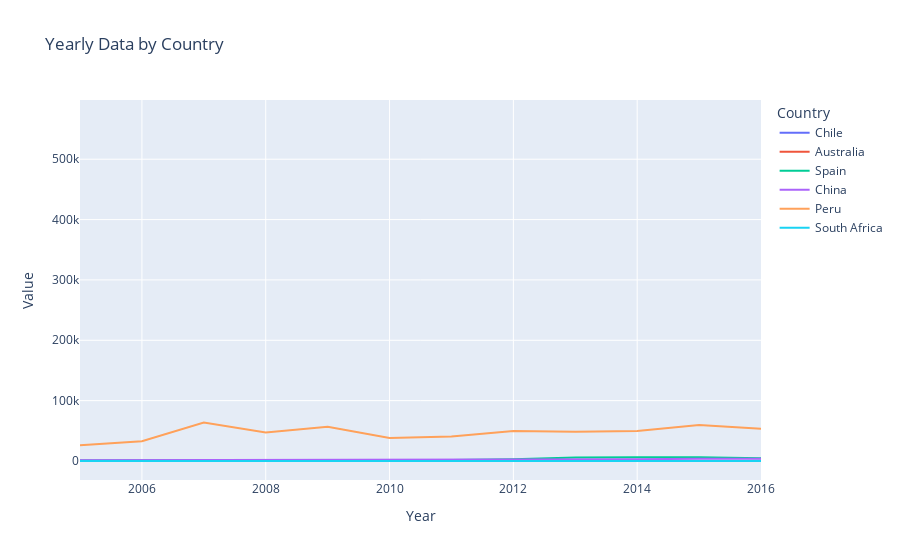

Notebook cell for this chart:
### Markdown cell above
# Pregunta 2

### Code cell
df = df_first_five
df_melted = df.melt(id_vars=["Continent", "Country"], var_name="Year", value_name="Value")
fig = px.line(df_melted, x='Year', y='Value', color='Country', title='Yearly Data by Country')
fig.show()

### Figure 1 — Plotly figure (JSON) as saved in the notebook; plotly's stock layout.template omitted (floating-point values rounded to 4 significant figures)
{"data": [{"hovertemplate": "Country=Chile<br>Year=%{x}<br>Value=%{y}<extra></extra>", "legendgroup": "Chile", "line": {"color": "#636efa", "dash": "solid"}, "marker": {"symbol": "circle"}, "mode": "lines", "name": "Chile", "orientation": "v", "showlegend": true, "type": "scatter", "x": [2005, 2006, 2007, 2008, 2009, 2010, 2011, 2012, 2013, 2014, 2015, 2016, "Total"], "xaxis": "x", "y": [392, 173, 50, 26, 20, 30, 0, 0, 0, 0, 0, 0, 691], "yaxis": "y"}, {"hovertemplate": "Country=Australia<br>Year=%{x}<br>Value=%{y}<extra></extra>", "legendgroup": "Australia", "line": {"color": "#EF553B", "dash": "solid"}, "marker": {"symbol": "circle"}, "mode": "lines", "name": "Australia", "orientation": "v", "showlegend": true, "type": "scatter", "x": [2005, 2006, 2007, 2008, 2009, 2010, 2011, 2012, 2013, 2014, 2015, 2016, "Total"], "xaxis": "x", "y": [123, 160, 145, 200, 186, 186, 262, 291, 293, 244, 235, 154, 2479], "yaxis": "y"}, {"hovertemplate": "Country=Spain<br>Year=%{x}<br>Value=%{y}<extra></extra>", "legendgroup": "Spain", "line": {"color": "#00cc96", "dash": "solid"}, "marker": {"symbol": "circle"}, "mode": "lines", "name": "Spain", "orientation": "v", "showlegend": true, "type": "scatter", "x": [2005, 2006, 2007, 2008, 2009, 2010, 2011, 2012, 2013, 2014, 2015, 2016, "Total"], "xaxis": "x", "y": [825, 869, 944, 936, 1092, 1170, 1508, 2989, 5737, 6262, 6313, 4458, 33103], "yaxis": "y"}, {"hovertemplate": "Country=China<br>Year=%{x}<br>Value=%{y}<extra></extra>", "legendgroup": "China", "line": {"color": "#ab63fa", "dash": "solid"}, "marker": {"symbol": "circle"}, "mode": "lines", "name": "China", "orientation": "v", "showlegend": true, "type": "scatter", "x": [2005, 2006, 2007, 2008, 2009, 2010, 2011, 2012, 2013, 2014, 2015, 2016, "Total"], "xaxis": "x", "y": [1131, 1210, 1517, 1659, 2054, 2041, 2295, 2609, 2669, 3010, 3583, 3569, 27347], "yaxis": "y"}, {"hovertemplate": "Country=Peru<br>Year=%{x}<br>Value=%{y}<extra></extra>", "legendgroup": "Peru", "line": {"color": "#FFA15A", "dash": "solid"}, "marker": {"symbol": "circle"}, "mode": "lines", "name": "Peru", "orientation": "v", "showlegend": true, "type": "scatter", "x": [2005, 2006, 2007, 2008, 2009, 2010, 2011, 2012, 2013, 2014, 2015, 2016, "Total"], "xaxis": "x", "y": [25966, 32746, 63869, 47336, 56586, 38048, 40628, 49643, 48517, 49900, 59767, 53624, 566630], "yaxis": "y"}, {"hovertemplate": "Country=South Africa<br>Year=%{x}<br>Value=%{y}<extra></extra>", "legendgroup": "South Africa", "line": {"color": "#19d3f3", "dash": "solid"}, "marker": {"symbol": "circle"}, "mode": "lines", "name": "South Africa", "orientation": "v", "showlegend": true, "type": "scatter", "x": [2005, 2006, 2007, 2008, 2009, 2010, 2011, 2012, 2013, 2014, 2015, 2016, "Total"], "xaxis": "x", "y": [43, 52, 58, 89, 94, 69, 100, 96, 94, 93, 89, 65, 942], "yaxis": "y"}], "layout": {"legend": {"title": {"text": "Country"}, "tracegroupgap": 0}, "title": {"text": "Yearly Data by Country"}, "xaxis": {"anchor": "y", "domain": [0, 1], "title": {"text": "Year"}}, "yaxis": {"anchor": "x", "domain": [0, 1], "title": {"text": "Value"}}}}
